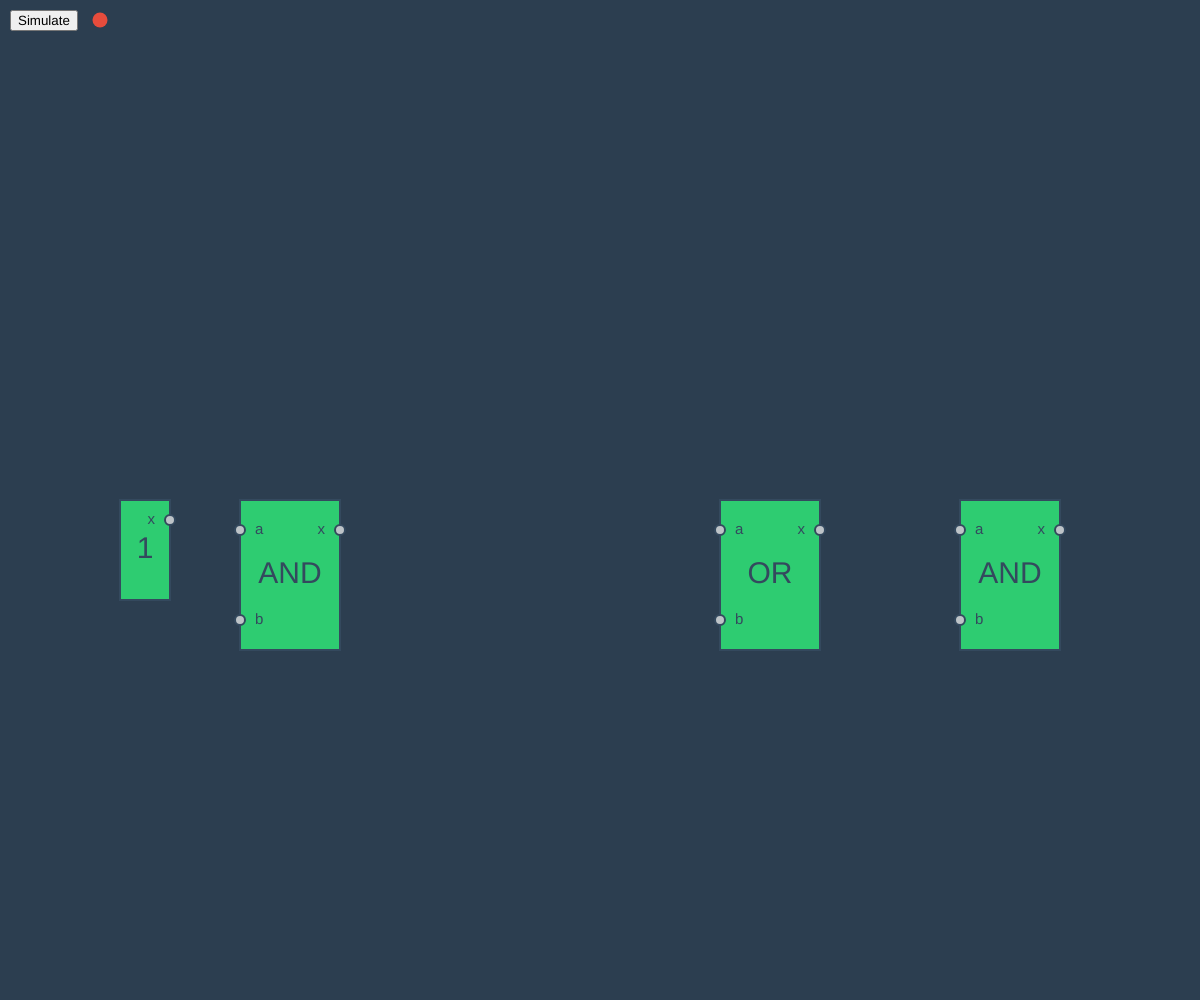
Frame 1 (no input)
Frame 60 (no input): identical to frame 1, image omitted
Frame 120 (the mouse pressed at the canvas centre since frame 60): identical to frame 1, image omitted

The p5.js sketch that drew this single still picture (run headless with seeded random() and noise() and a simulated clock; from frame 60 on, the mouse is pressed at the canvas centre):

// p5.js sketch
// ── sketch.js
let n;
let nodes = [];
let edges = [];

let selectedElement
let activeEdge
let hoverElement

let simulate = false

let offset = { x: 0, y: 0}

function setup() {
  createCanvas(window.innerWidth, window.innerHeight);
  nodes = [
    new LogicalTrueNode(createVector(width * 0.1, height * 0.5)),
    new ANDNode(createVector(width * 0.2, height * 0.5)),
    new ORNode(createVector(width * 0.6, height * 0.5)),
    new ANDNode(createVector(width * 0.8, height * 0.5)),
  ]

  // Simulation Button
  button = createButton("Simulate");
  button.position(10, 10);
  button.mouseClicked(() => simulate = !simulate);
}

function draw() {
  background(color(midnightBlue));
  if (activeEdge) activeEdge.draw() // For the 'trace' functionality
  edges.forEach(e => e.draw())
  nodes.forEach(n => n.draw())

  if (simulate) {
    nodes.forEach(n => n.simulate())
    edges.forEach(e => e.simulate())
  }

  let statusColor = simulate ? color(emerald) : color(alizarin)
  fill(statusColor)
  noStroke()
  ellipse(100, 20, 15, 15)
}

const getSelectedElement = () => {
  let element = null
  for (let i = 0; i < nodes.length; i++) {
    element = nodes[i].collides(mouseX, mouseY)
    if (element) break;
  }
  return element;
}

const getHoveredPort = () => {
  // 'selectedElement' is instance of Port
  let element = getSelectedElement()
  if (element instanceof Port) {
    if (selectedElement.parent === element.parent) return null
    if (element === selectedElement) return null
    return element
  }
  return null
}

function mousePressed() {
  selectedElement = getSelectedElement()
  if (!selectedElement) return
  selectedElement.setActive()

  if (selectedElement instanceof Node) {
    offset = selectedElement.offsets(mouseX, mouseY)
  }
  else if (selectedElement instanceof Port) {
    activeEdge = new SimulatedEdge(selectedElement)
  }
}

function mouseDragged() {
  if (!selectedElement) return

  if (selectedElement instanceof Node) {
    selectedElement.setPos(mouseX - offset.x, mouseY - offset.y)
  }
  else if (selectedElement instanceof Port) {
    if (hoverElement) hoverElement.setInactive()
    hoverElement = getHoveredPort()
    if (hoverElement) {
      hoverElement.setActive()
    }
  
    activeEdge.trace(mouseX, mouseY)
  }
}

function mouseReleased() {
  if (!selectedElement) return
  if (selectedElement instanceof Node) {
    /* Do nothing */
  }
  else if (selectedElement instanceof Port) {
    let targetElement = getHoveredPort()
    if (targetElement) {
      activeEdge.setEndPos(targetElement)
      edges.push(activeEdge)
    }

    activeEdge = null
  }

  selectedElement.setInactive()
  if (hoverElement) hoverElement.setInactive()

}
// ── colors.js
// Turquoises
const turquois = '#1abc9c' 
const greenSea = '#16a085'

// Greens
const emerald = '#2ecc71'
const nephritis = '#27ae60'

// Blues
const peterRiver = '#3498db'
const belizeHole = '#2980b9'

// Purples
const amethyst = '#9b59b6'
const wisteria = '#8e44ad'

// Dark Blues
const wetAsphalt = '#34495e'
const midnightBlue = '#2c3e50'

// Yellows - Oranges
const sunFlower = '#f1c40f'
const orange = '#f39c12'
const carrot = '#e67e22'
const pumpkin = '#d35400'

// Reds
const alizarin = '#e74c3c'
const pomegranate = '#c0392b'

// Grays
const clouds = '#ecf0f1'
const silver = '#bdc3c7'
const concrete = '#95a5a6'
const asbestos = '#7f8c8d'
// ── nodes.js
class Shape {
  constructor(pos, name) {
    this.pos = pos
    this.name = name

    this.borderColor = color(wetAsphalt)
    this.backgroundColor = color(emerald)
    this.strokeWeight = 2;
  }

  setActive = () => this.borderColor = color(carrot)
  setInactive = () => this.borderColor = color(wetAsphalt)
  setIllegal = () => this.borderColor = color(alizarin)

  setLogicalTrue = () => this.borderColor = color(sunFlower)
  setLogicalFalse = () => this.borderColor = color(alizarin)
}

class Port extends Shape {
  constructor(pos, name) {
    super(pos, name)
    this.radius = 10
    this.parent = null

    // Override
    this.backgroundColor = color(silver)
  }

  drawPort = (textOfs) => {
    fill(color(this.backgroundColor))
    strokeWeight(this.strokeWeight)
    stroke(this.borderColor)
    ellipse(this.pos.x, this.pos.y, this.radius, this.radius)

    fill(this.borderColor)
    noStroke()
    text(this.name, this.pos.x + textOfs, this.pos.y)
  }

  collides = (x, y) => {
    return (sqrt((sq(y - this.pos.y) + sq(x - this.pos.x)) <= this.radius + this.strokeWeight))
  }
}

class Node extends Shape {
  constructor(pos, name, w, h, inp, oup) {
    super(pos, name)
    this.width = w
    this.height = h

    this.inputs = inp.map(i => new Port(createVector(0, 0), i), null)
    this.outputs = oup.map(o => new Port(createVector(0, 0), o), null)

    this.init()
    this.setPorts()
  }

  init = () => {
    this.inputs.forEach(i => i.parent = this)
    this.outputs.forEach(o => o.parent = this)
  }

  setPorts = () => {
    let yPad = this.height * 0.2
    let yInpSpacing = (this.height - 2 * yPad) / (this.inputs.length - 1)
    let yOupSpacing = (this.height - 2 * yPad) / (this.outputs.length)

    this.inputs.forEach((inp, i) => {
      inp.pos.x = this.pos.x
      inp.pos.y = this.pos.y + yPad + (yInpSpacing * i)
    })

    this.outputs.forEach((oup, i) => {
      oup.pos.x = this.pos.x + this.width
      oup.pos.y = this.pos.y + yPad + (yOupSpacing * i)
    })
  }

  draw = () => {
    fill(this.backgroundColor)
    stroke(this.borderColor)
    strokeWeight(this.strokeWeight)
    rect(this.pos.x, this.pos.y, this.width, this.height)

    textSize(30)
    textAlign(CENTER, CENTER)
    fill(this.borderColor)
    noStroke()
    text(this.name, this.pos.x + this.width / 2, this.pos.y + this.height / 2)

    this.drawPorts()
  }

  drawPorts = () => {
    textSize(15)
    textAlign(LEFT, CENTER)
    this.inputs.forEach(inp => inp.drawPort(15))
    textAlign(RIGHT, CENTER)
    this.outputs.forEach(oup => oup.drawPort(-15))
  }

  collides = (x, y) => {
    let inInput = this.inputs.filter(i => i.collides(x,y))[0]
    if (inInput) return inInput
    let inOutput = this.outputs.filter(o => o.collides(x, y))[0]
    if (inOutput) return inOutput
    let inNode = ((x > this.pos.x && x < this.pos.x + this.width) && (y > this.pos.y && y < this.pos.y + this.height))
    if (inNode) return this
    return null
  }

  offsets = (x, y) => {
    return { x: x - this.pos.x, y: y - this.pos.y}
  }

  setPos = (x, y) => {
    this.pos.x = x
    this.pos.y = y
    this.setPorts()
  }
}

class Edge extends Shape {
  constructor(startPort) {
    super(createVector(0,0), 'Edge') // Ignore
    this.startPort = startPort
    this.endPort = new Port(startPort.pos, 'Edge')
  }

  draw = () => {
    stroke(this.borderColor)
    strokeWeight(this.strokeWeight)
    line(this.startPort.pos.x, this.startPort.pos.y, this.endPort.pos.x, this.endPort.pos.y)
  }

  trace = (x, y) => {
    this.endPort.pos = createVector(x, y)
  }

  setEndPos = (port) => {
    this.endPort = port
  }
}
// ── simulators.js
Port.prototype.state = false

class SimulatedEdge extends Edge {
  constructor(startPort) {
    super(startPort)
  }

  simulate = () => {
    let state = this.startPort.state
    this.endPort.state = state

    if (state) this.setLogicalTrue()
    else this.setLogicalFalse()
  }
}

class ANDNode extends Node {
  constructor(pos) {
    super(pos, 'AND', 100, 150, ['a', 'b'], ['x'])
  }

  simulate = () => {
    let state = this.inputs[0].state && this.inputs[1].state
    this.outputs[0].state = state

    if (state) this.setLogicalTrue()
    else this.setLogicalFalse()
  }
}

class ORNode extends Node {
  constructor(pos) {
    super(pos, 'OR', 100, 150, ['a', 'b'], ['x'])
  }

  simulate = () => {
    let state = this.inputs[0].state || this.inputs[1].state
    this.outputs[0].state = state

    if (state) this.setLogicalTrue()
    else this.setLogicalFalse()
  }
}
class LogicalTrueNode extends Node {
  constructor(pos) {
    super(pos, '1', 50, 100, [], ['x'])
  }

  simulate = () => {
    this.outputs[0].state = true
    this.setLogicalTrue()
  }
}
